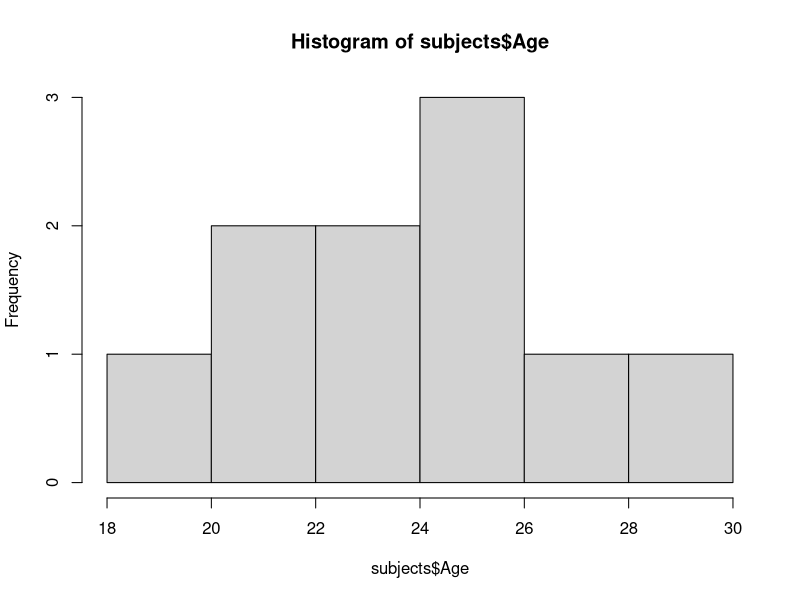
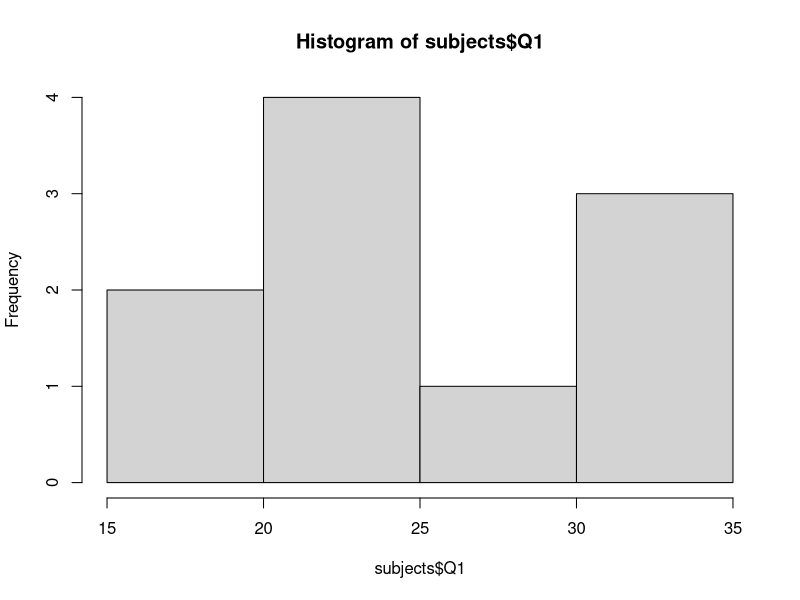
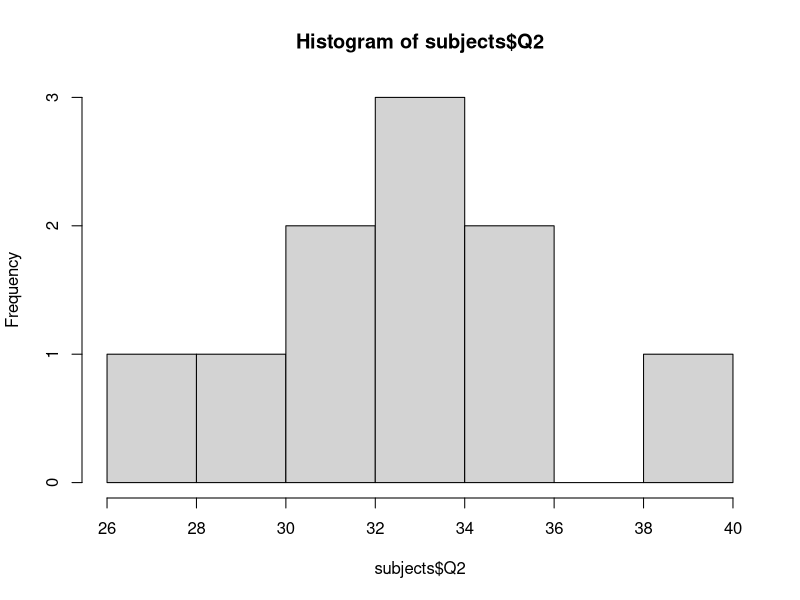
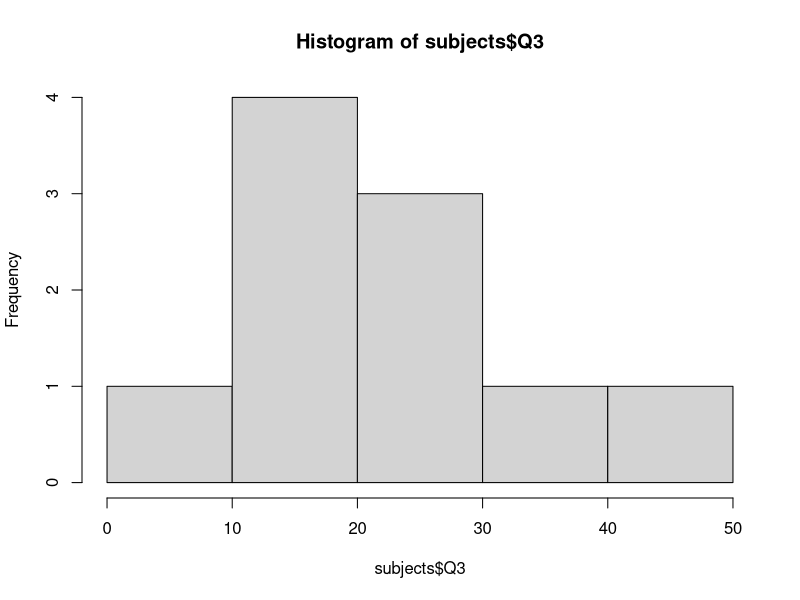

Reproduce these figures in R, in order.
## ---- chunk 1

# Read the data into R. The file is called "Study2_Subjects.csv". Check out the separate "README_Study2.txt" file for information on the study and variables.

getwd()

list.files()

subjects <- read.table("Study2_Subjects.csv", header=TRUE, sep=",", stringsAsFactors=FALSE)

# View the first 5 rows of the data frame

head(subjects, 5)

# Examine the data for issues. Some things to look for: are the column names logical? Are there missing values? Do the variable types make sense? (ie does everything that's a factor make sense as a factor, and does everything that's numeric make sense as numeric?) Are there values that don't make sense? Fix any issues you find.

#visualizing data
hist(subjects$Age)
table(subjects$Sex)
hist(subjects$Q1)
hist(subjects$Q2)
hist(subjects$Q3)
table(subjects$Condition)

#Condition variable has a missing data point for sub 9. README says they should be in condition C
subjects$Condition[subjects$ID==9] <- "C"

#The variables Q1, Q2 and Q3 don't have useful names, update them to something useful
names(subjects)[names(subjects) == 'Q1'] <- 'Anxiety'
names(subjects)[names(subjects) == 'Q2'] <- 'Depression'
names(subjects)[names(subjects) == 'Q3'] <- 'Stress'

# The sex variable is coded in a non-intuitive way, change to male/female
library(dplyr)
subjects$Sex <- recode(subjects$Sex, '1'='Female', '2'='Male')

# This study has three conditions, based on how long the subject kept their hand in cold water. Right now this is categorical, but you may want to look at it continuously. Make a new condition variable that's numeric.

subjects$ConditionNum <- recode(subjects$Condition, 'A'='1', 'B'='2', 'C'='3')
subjects$ConditionNum <- as.numeric(subjects$ConditionNum)

# Each subject in this study filled out three related questionnaires, but these scores can be combined into a composite score but taking the sum. Create a new variable for this score.

subjects$Composite <- subjects$Anxiety + subjects$Depression + subjects$Stress

# You see there's another .csv file for Study 2, this one's called Study2_Trials.csv. Open it and take a look. This frame has the same 10 subjects, but now it has reaction time data from a task with 30 trials. Create a new data frame that combines this with your subject level information. Hint: ?merge, by="ID"

trials <- read.table("Study2_Trials.csv", header=TRUE, sep=",", stringsAsFactors=FALSE)
data <- merge(subjects, trials, by="ID")

# Now that you have a one frame with all the data, put it into long format. Each subject should have one row for each trial.

library(tidyr)
data_Long <- gather(data, key="Trial", value="RT", RT_1:RT_30)

# You want to do a separate analysis only on the people who had a high score on the anxiety questionnaire. Create a new data frame (in long format) with just the individuals who got 25 or higher. (Hint, check out ?subset for help)

subset <- subset(data_Long, Anxiety >= 25)

# You should have 5 data frames now (subject level, trial level, combined, long format and the subset). Save them as a new .rda file for future use

save(subjects, trials, data, data_Long, subset, file="Study2_Clean.rda")

